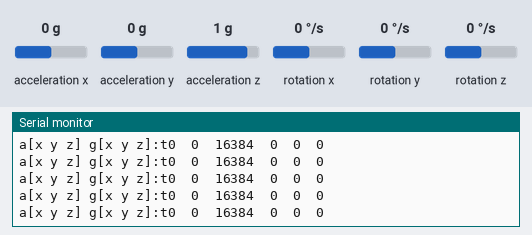
Simulated run of this sketch. Board: Arduino Uno, built with avr-gcc and run on an emulated ATmega328P. Shown: the last lines printed to the serial monitor. The test bench sets the inputs (shaded band); at power-on: acceleration z 1 g, acceleration x 0 g, acceleration y 0 g, rotation x 0 °/s, rotation y 0 °/s, rotation z 0 °/s.

Above: at 1.2 s.
1.3 s: acceleration z set to 0 g
At 1.37 s:
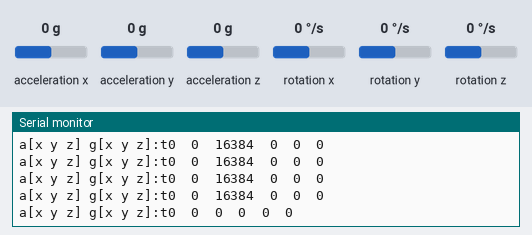
4.3 s: acceleration x set to -1.4 g
At 4.4 s:
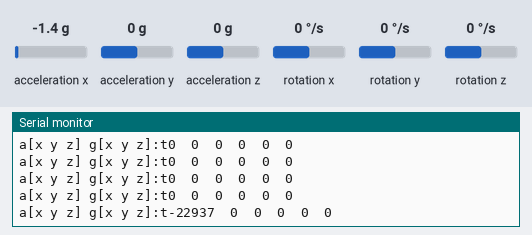
5.8 s: acceleration y set to -1.4 g
At 5.86 s:
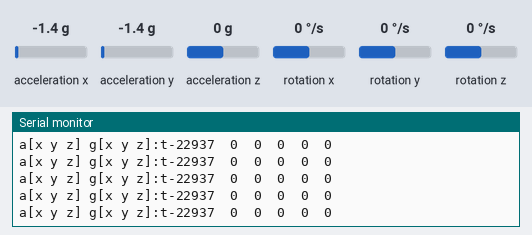
8.8 s: rotation x set to -192 °/s
At 8.8 s:
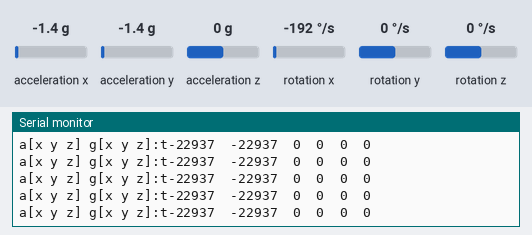
10.3 s: rotation y set to -192 °/s
At 10.38 s:
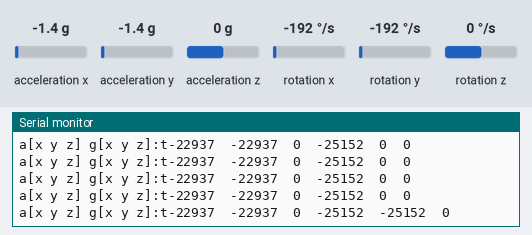
11.8 s: acceleration x set to 0 g
At 11.85 s:
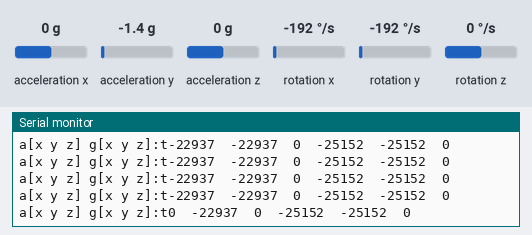

Measured:
- after the input at 1.3 s, the serial monitor: prints a new line after 0.07 s (image 1)
- after the input at 4.3 s, the serial monitor: prints a new line after 0.10 s (image 2)
- after the input at 10.3 s, the serial monitor: prints a new line after 0.07 s (image 5)
- after the input at 11.8 s, the serial monitor: prints a new line after 0.05 s (image 6)

The sketch:

Nano_IMU_raw.ino
```cpp
#include "I2Cdev.h"


//GND - GND
//VCC - VCC
//SDA - Pin A4
//SCL - Pin A5

#include <MPU6050.h>
#include <Wire.h>

const int mpuAddress = 0x68;  //Puede ser 0x68 o 0x69
MPU6050 mpu(mpuAddress);

int ax, ay, az;
int gx, gy, gz;

void printTab()
{
   Serial.print(F("\t"));
}

void printRAW()
{
   Serial.print(F("a[x y z] g[x y z]:t"));
   Serial.print(ax); printTab();
   Serial.print(ay); printTab();
   Serial.print(az); printTab();
   Serial.print(gx); printTab();
   Serial.print(gy); printTab();
   Serial.println(gz);
}

void setup()
{
   Serial.begin(9600);
   Wire.begin();
   mpu.initialize();
   Serial.println(mpu.testConnection() ? F("IMU iniciado correctamente") : F("Error al iniciar IMU"));
}

void loop()
{
   // Leer las aceleraciones y velocidades angulares
   mpu.getAcceleration(&ax, &ay, &az);
   mpu.getRotation(&gx, &gy, &gz);

   printRAW();

   delay(100);
}
```
